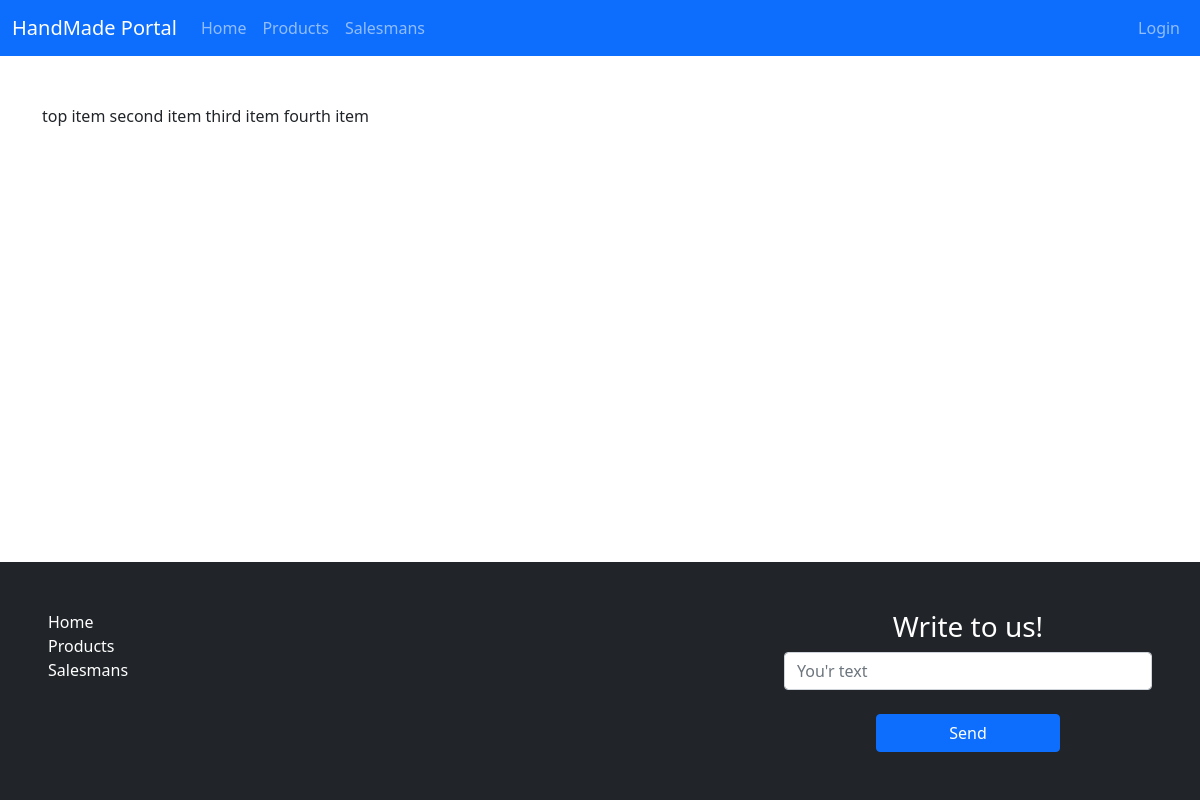
/products/, run on an earlier commit of the app's database.
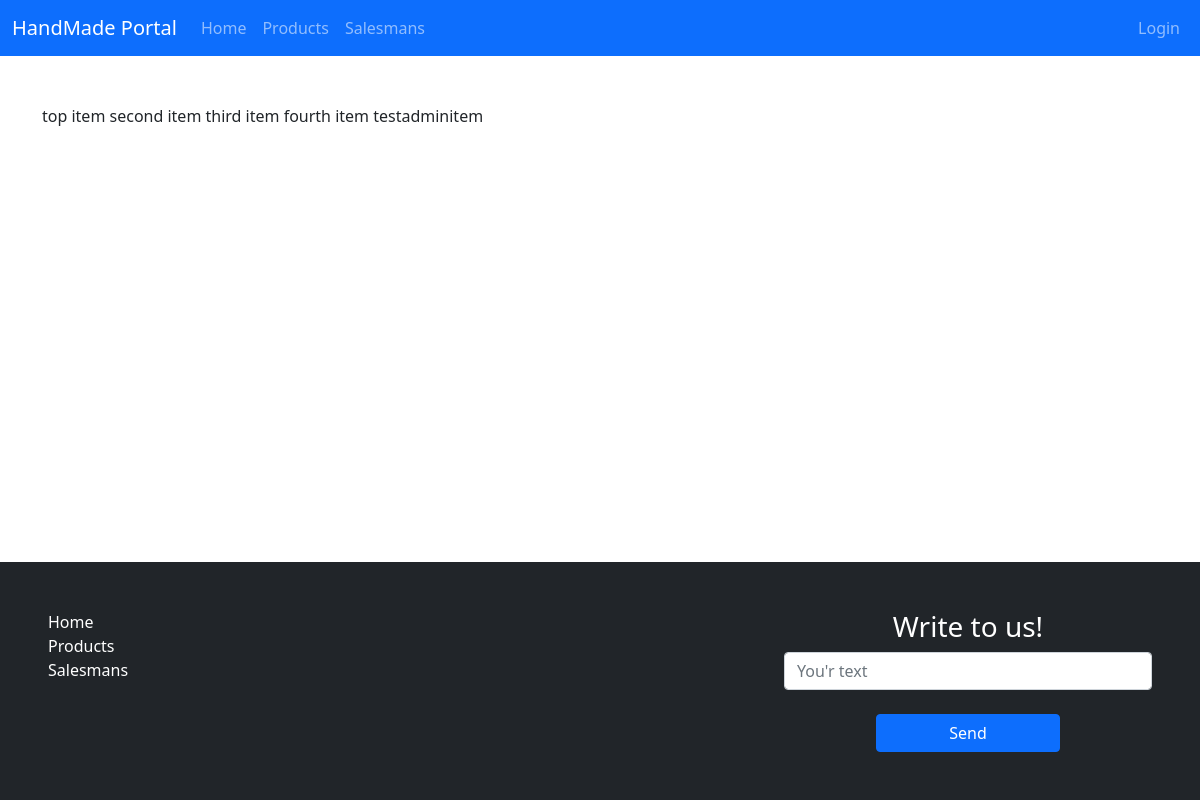
And on a later commit of the database.
### products/models.py (models this page shows, shortened)
class Product(models.Model):
	salesman = models.ForeignKey(Profile, verbose_name="Salesman", on_delete=models.CASCADE)
	title = models.CharField("Item name", max_length=255)
	image = models.ImageField("Image")
	describe = models.CharField("Short describe", max_length=255)
	price = models.PositiveIntegerField("Price", default=0)
	is_publish = models.BooleanField("Show in shop", default=True)
	class Meta:
		verbose_name = "Product"
		verbose_name_plural = "Products"

### main/views.py (the view)
# urls.py: path('products/', all_products, name='all_products'),
def all_products(request):
    products = Product.objects.all()
    data = {
        'products': products
    }
    return render(request, 'products/products.html', data)

### products/templates/products/products.html (shortened to what this page needs)
{% extends 'main/base.html' %}
{% block content %}
	{% for i in products %}
		{{ i.title }}
	{% endfor %}
{% endblock %}

What changed in the data, as far as the page shows it:
added Product: title "testadminitem"
